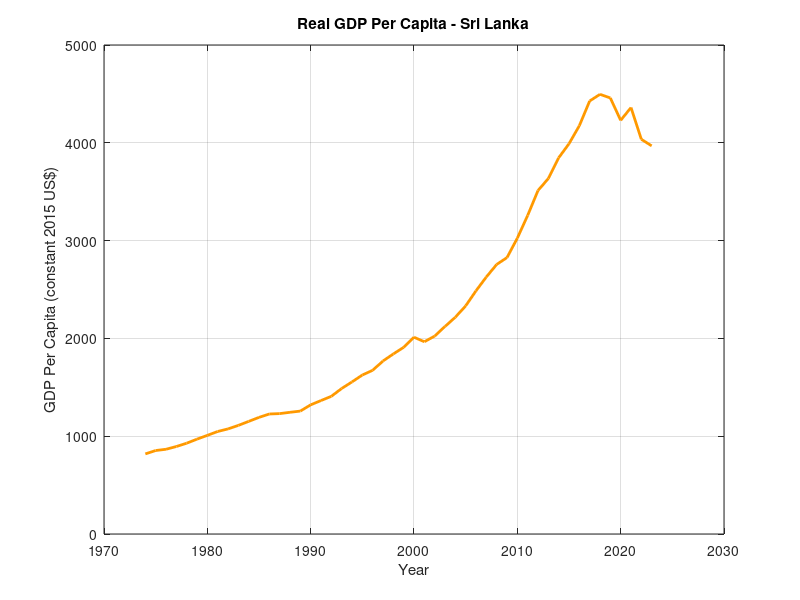
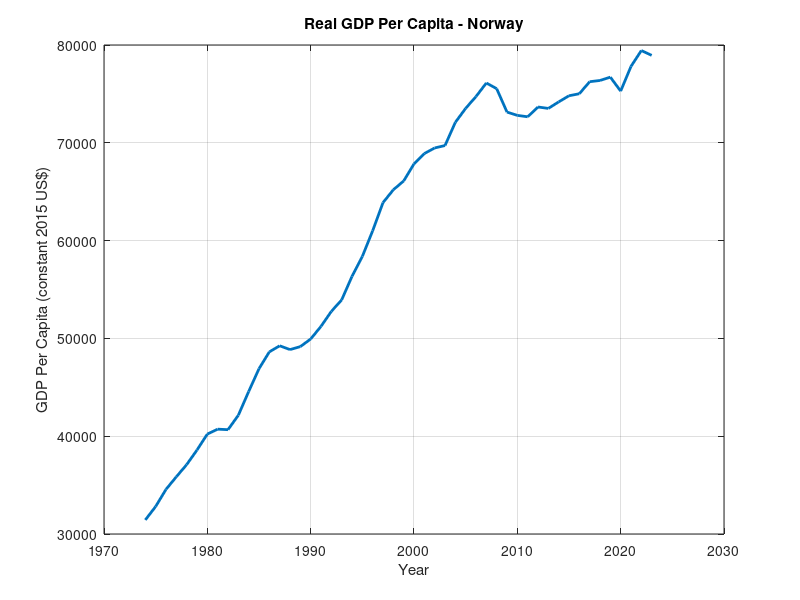
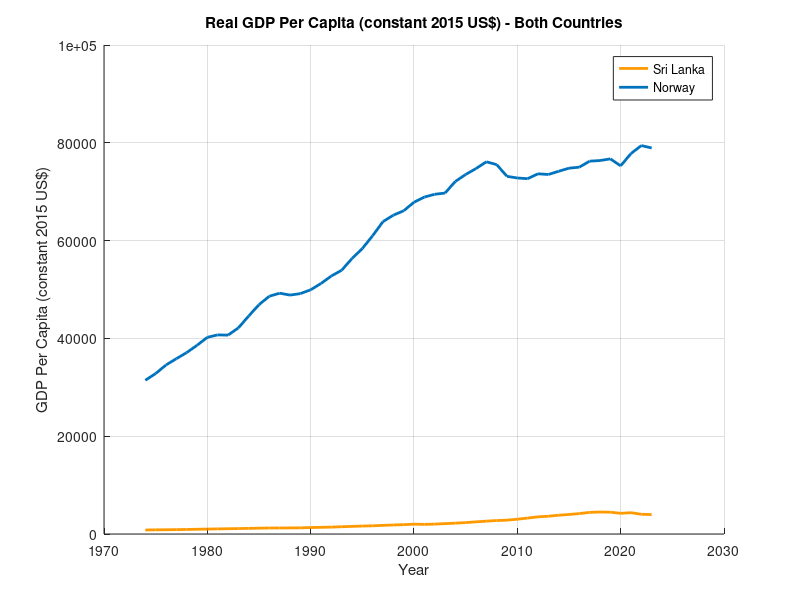

Source code (MATLAB) for these figures, in order:
% Load the data
data = csvread('Cleaned_Data.csv');

% Extract columns for countries and GDP per capita
LKA_GDP = data(3:end, 1); % Skip the first two value in the first column
NOR_GDP = data(3:end, 2); % Skip the first two value in the second column
years = data(3:end, 3); % Skip the first two value in the third column

% Plot for Sri Lanka GDP
figure;
  plot(years, LKA_GDP, 'Color', [1, 0.6, 0], 'LineWidth', 2); % Orange line
  title('Real GDP Per Capita - Sri Lanka');
  xlabel('Year');
  ylabel('GDP Per Capita (constant 2015 US$)');
  grid on;

% Plot for Norway GDP
figure;
  plot(years, NOR_GDP, 'Color', [0, 0.45, 0.75], 'LineWidth', 2); % Blue line
  title('Real GDP Per Capita - Norway');
  xlabel('Year');
  ylabel('GDP Per Capita (constant 2015 US$)');
  grid on;

% Combined plot for comparison
figure;
  hold on; % for multiple plots on a same figure
  plot(years, LKA_GDP, 'Color', [1, 0.6, 0], 'LineWidth', 2);
  plot(years, NOR_GDP, 'Color', [0, 0.45, 0.75], 'LineWidth', 2);
  ylim([0, 100000]); % Set y-axis limit for better readability of the legend
  title('Real GDP Per Capita (constant 2015 US$) - Both Countries');
  xlabel('Year');
  ylabel('GDP Per Capita (constant 2015 US$)');
  legend('Sri Lanka', 'Norway');
  grid on;
